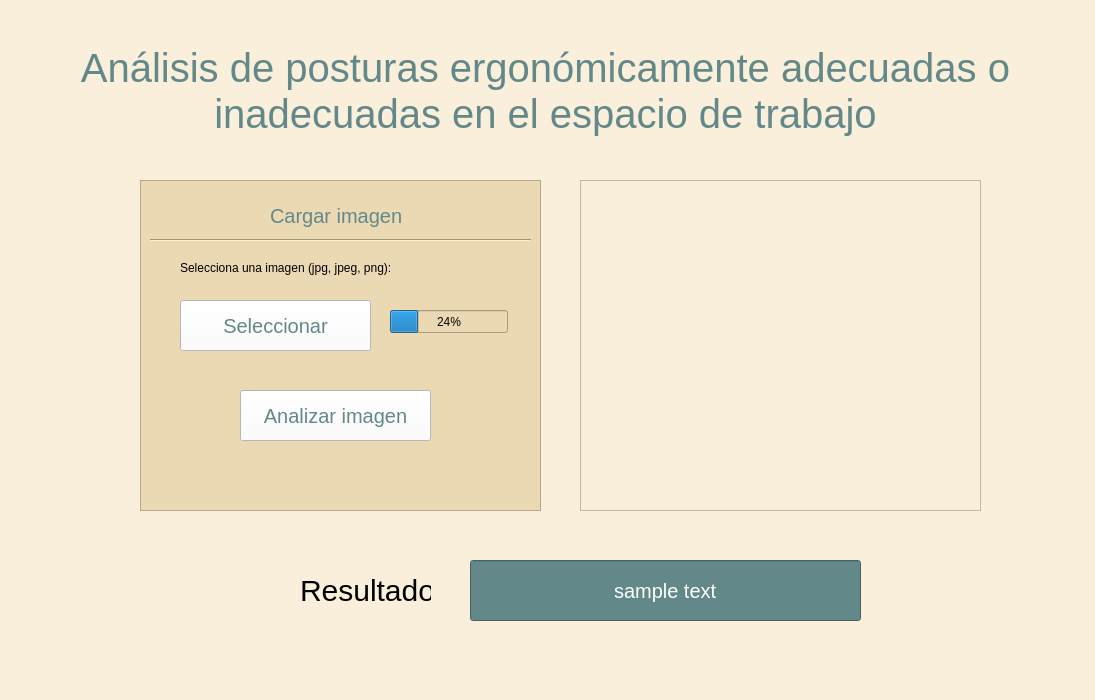
<?xml version="1.0" encoding="UTF-8"?>
<ui version="4.0">
 <class>Ergonomy</class>
 <widget class="QMainWindow" name="Ergonomy">
  <property name="enabled">
   <bool>true</bool>
  </property>
  <property name="geometry">
   <rect>
    <x>0</x>
    <y>0</y>
    <width>1095</width>
    <height>700</height>
   </rect>
  </property>
  <property name="sizePolicy">
   <sizepolicy hsizetype="Fixed" vsizetype="Fixed">
    <horstretch>0</horstretch>
    <verstretch>0</verstretch>
   </sizepolicy>
  </property>
  <property name="windowTitle">
   <string>Ergonomy</string>
  </property>
  <property name="styleSheet">
   <string notr="true">background-color: #F9EFDB</string>
  </property>
  <widget class="QWidget" name="centralwidget">
   <widget class="QLabel" name="label">
    <property name="geometry">
     <rect>
      <x>30</x>
      <y>40</y>
      <width>1031</width>
      <height>101</height>
     </rect>
    </property>
    <property name="layoutDirection">
     <enum>Qt::LeftToRight</enum>
    </property>
    <property name="autoFillBackground">
     <bool>false</bool>
    </property>
    <property name="styleSheet">
     <string notr="true">color: #638889; font-size: 40px;</string>
    </property>
    <property name="text">
     <string>Análisis de posturas ergonómicamente adecuadas o inadecuadas en el espacio de trabajo</string>
    </property>
    <property name="scaledContents">
     <bool>false</bool>
    </property>
    <property name="alignment">
     <set>Qt::AlignCenter</set>
    </property>
    <property name="wordWrap">
     <bool>true</bool>
    </property>
   </widget>
   <widget class="QLineEdit" name="lineEdit">
    <property name="geometry">
     <rect>
      <x>470</x>
      <y>560</y>
      <width>391</width>
      <height>61</height>
     </rect>
    </property>
    <property name="styleSheet">
     <string notr="true">background-color: #638889; font-size: 20px; color: white;</string>
    </property>
    <property name="text">
     <string>sample text</string>
    </property>
    <property name="alignment">
     <set>Qt::AlignCenter</set>
    </property>
   </widget>
   <widget class="QLabel" name="label_2">
    <property name="geometry">
     <rect>
      <x>300</x>
      <y>560</y>
      <width>131</width>
      <height>61</height>
     </rect>
    </property>
    <property name="styleSheet">
     <string notr="true">font-size: 30px;</string>
    </property>
    <property name="text">
     <string>Resultado</string>
    </property>
   </widget>
   <widget class="QFrame" name="frame">
    <property name="geometry">
     <rect>
      <x>140</x>
      <y>180</y>
      <width>401</width>
      <height>331</height>
     </rect>
    </property>
    <property name="styleSheet">
     <string notr="true">background-color: #EBD9B4</string>
    </property>
    <property name="frameShape">
     <enum>QFrame::StyledPanel</enum>
    </property>
    <property name="frameShadow">
     <enum>QFrame::Raised</enum>
    </property>
    <widget class="QPushButton" name="pushButton">
     <property name="geometry">
      <rect>
       <x>100</x>
       <y>210</y>
       <width>191</width>
       <height>51</height>
      </rect>
     </property>
     <property name="styleSheet">
      <string notr="true">font-size: 20px; background-color: white; color: #638889;</string>
     </property>
     <property name="text">
      <string>Analizar imagen</string>
     </property>
    </widget>
    <widget class="QPushButton" name="pushButton_2">
     <property name="geometry">
      <rect>
       <x>40</x>
       <y>120</y>
       <width>191</width>
       <height>51</height>
      </rect>
     </property>
     <property name="styleSheet">
      <string notr="true">font-size: 20px; background-color: white; color: #638889;</string>
     </property>
     <property name="text">
      <string>Seleccionar</string>
     </property>
    </widget>
    <widget class="QLabel" name="label_3">
     <property name="geometry">
      <rect>
       <x>40</x>
       <y>80</y>
       <width>281</width>
       <height>16</height>
      </rect>
     </property>
     <property name="text">
      <string>Selecciona una imagen (jpg, jpeg, png):</string>
     </property>
    </widget>
    <widget class="QLabel" name="label_4">
     <property name="geometry">
      <rect>
       <x>130</x>
       <y>10</y>
       <width>141</width>
       <height>51</height>
      </rect>
     </property>
     <property name="styleSheet">
      <string notr="true">font-size: 20px; color: #638889;</string>
     </property>
     <property name="text">
      <string>Cargar imagen</string>
     </property>
    </widget>
    <widget class="QProgressBar" name="progressBar">
     <property name="geometry">
      <rect>
       <x>250</x>
       <y>130</y>
       <width>118</width>
       <height>23</height>
      </rect>
     </property>
     <property name="value">
      <number>24</number>
     </property>
    </widget>
    <widget class="Line" name="line">
     <property name="geometry">
      <rect>
       <x>10</x>
       <y>50</y>
       <width>381</width>
       <height>20</height>
      </rect>
     </property>
     <property name="orientation">
      <enum>Qt::Horizontal</enum>
     </property>
    </widget>
   </widget>
   <widget class="QGraphicsView" name="graphicsView">
    <property name="geometry">
     <rect>
      <x>580</x>
      <y>180</y>
      <width>401</width>
      <height>331</height>
     </rect>
    </property>
   </widget>
  </widget>
  <widget class="QMenuBar" name="menubar">
   <property name="geometry">
    <rect>
     <x>0</x>
     <y>0</y>
     <width>1095</width>
     <height>26</height>
    </rect>
   </property>
  </widget>
  <widget class="QStatusBar" name="statusbar"/>
 </widget>
 <resources/>
 <connections/>
</ui>
